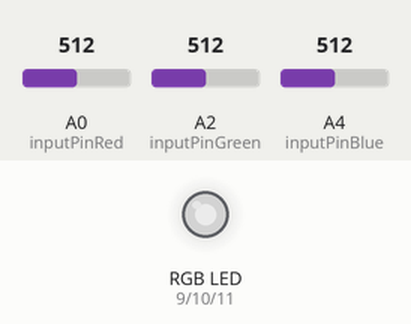
This sketch was run on a simulated Arduino Uno, built with avr-gcc and run on an emulated ATmega328P. Shown: an RGB LED mixed from three pins (HIGH = lit). Inputs (shaded band) come from the test bench; at power-on: A0 (inputPinRed) = 512, A2 (inputPinGreen) = 512, A4 (inputPinBlue) = 512. Dim RGB values are drawn brighter than linear.

Above: at 1.2 s.
1.3 s: A0 (inputPinRed) set to 716
At 1.7 s:
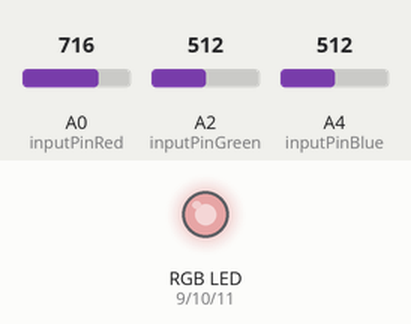
2.8 s: A2 (inputPinGreen) set to 716
At 4.0 s:
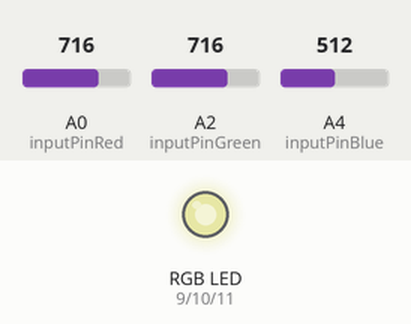
4.3 s: A4 (inputPinBlue) set to 716
At 5.1 s:
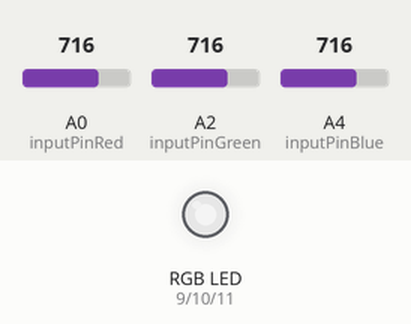
5.8 s: A0 (inputPinRed) set to 900
At 6.3 s:
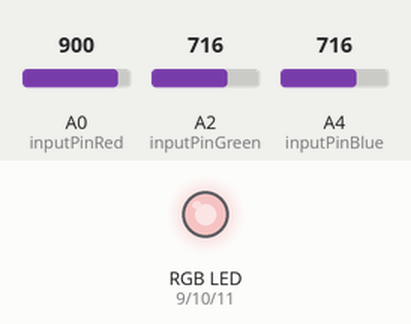
7.3 s: A2 (inputPinGreen) set to 900
At 8.5 s:
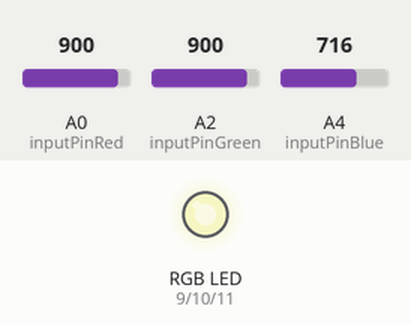
8.8 s: A4 (inputPinBlue) set to 900
At 9.8 s:
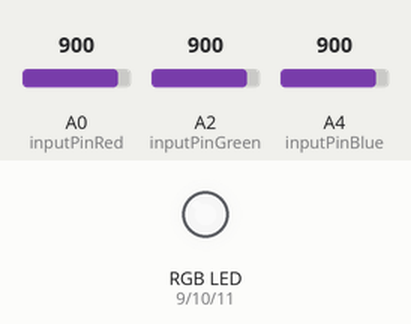
Timing chart, 0 to 11.3 s (numbered marks = the images above; inputs shaded):
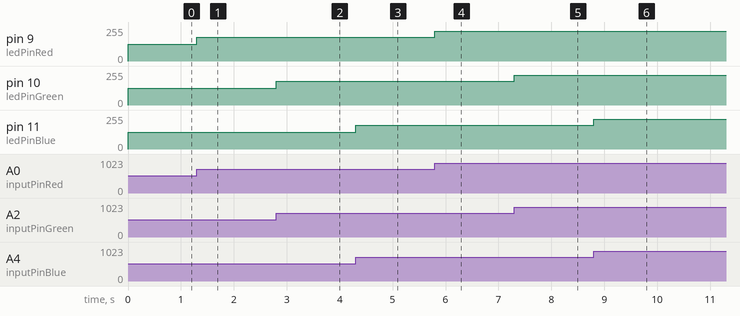

Measured:
- after the input at 1.3 s, pin 9 (ledPinRed): 127/255 → 178/255 at once
- after the input at 2.8 s, pin 10 (ledPinGreen): 127/255 → 178/255 at once
- after the input at 4.3 s, pin 11 (ledPinBlue): 127/255 → 178/255 at once
- after the input at 5.8 s, pin 9 (ledPinRed): 178/255 → 224/255 at once
- after the input at 7.3 s, pin 10 (ledPinGreen): 178/255 → 224/255 at once
- after the input at 8.8 s, pin 11 (ledPinBlue): 178/255 → 224/255 at once

The sketch:

homework1.ino
```cpp
const int inputPinRed = A0;
const int inputPinGreen = A2;
const int inputPinBlue = A4;
const int ledPinRed = 9;
const int ledPinGreen = 10;
const int ledPinBlue = 11;
const int inputLowestValue = 0;
const int inputHighestValue = 1023;
const int ledLowestValue = 0;
const int ledHighestValue = 255;
const int baudRate = 9600;
int inputRedValue = 0;
int inputGreenValue = 0;
int inputBlueValue = 0;

void initializePinModes() {
  pinMode(inputPinRed, INPUT);
  pinMode(inputPinGreen, INPUT);
  pinMode(inputPinBlue, INPUT);
  pinMode(ledPinRed, OUTPUT);
  pinMode(ledPinGreen, OUTPUT);
  pinMode(ledPinBlue, OUTPUT);
}

void readInputPinValues() {
  inputRedValue = analogRead(inputPinRed);
  inputGreenValue = analogRead(inputPinGreen);
  inputBlueValue = analogRead(inputPinBlue);
}

int mapInputValueToLedValue(int inputValue) {
  int mappedInputValue = map(inputValue, inputLowestValue, inputHighestValue, ledLowestValue, ledHighestValue);
  return mappedInputValue;
}

void setLedPinsValuesBasedOnInputInput() {
  int mappedInputRedValue = mapInputValueToLedValue(inputRedValue);
  int mappedInputGreenValue = mapInputValueToLedValue(inputGreenValue);
  int mappedInputBlueValue = mapInputValueToLedValue(inputBlueValue);

  analogWrite(ledPinRed, mappedInputRedValue);
  analogWrite(ledPinGreen, mappedInputGreenValue);
  analogWrite(ledPinBlue, mappedInputBlueValue);
}

void setup() {
  Serial.begin(baudRate);
  initializePinModes();
}

void loop() {
  readInputPinValues();
  setLedPinsValuesBasedOnInputInput();
}
```
